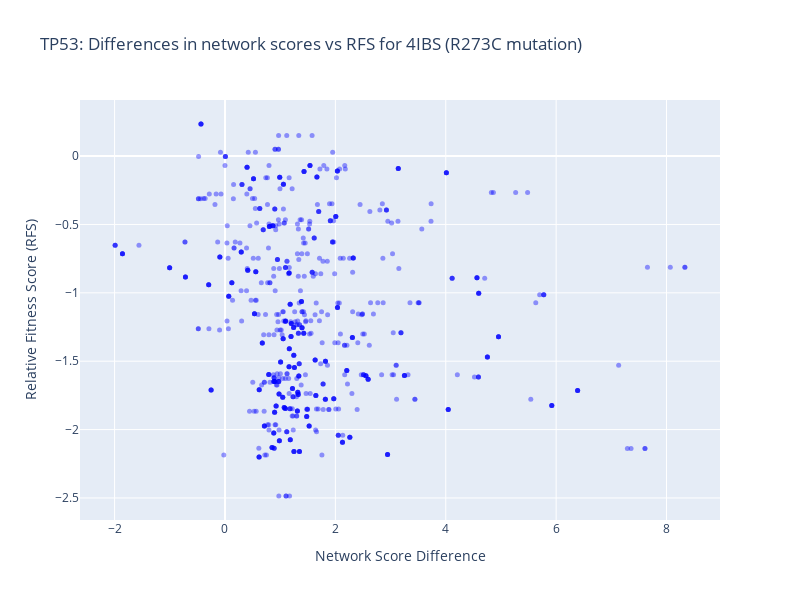

The notebook cell this image was saved under:
### Code cell
# plot network score difference vs functional score using plotly\

tmp = result_4IBS.merge(all_mut_df, left_on=['uniprot_num'], right_on=['res_num'], how='inner')
tmp = tmp[tmp['gene']==gene].reset_index(drop=True)
corr, p_value = spearmanr(tmp['score_diff_4IBS_2OCJ'], tmp['mutagenesis_functional_score'])
print(f"Correlation between network score difference and functional score for {gene}: {corr} (p-value: {p_value})")
# plot network score vs functional score using plotly
# Create scatter plot
fig = go.Figure()
# figure size
fig.update_layout(
    autosize=False,
    width=800,
    height=600,
)
# color by 
fig.add_trace(go.Scatter
                (x=tmp['score_diff_4IBS_2OCJ'], y=tmp['mutagenesis_functional_score'],
                            mode='markers', marker=dict(color='blue'),
                            name=f'Network Score Difference vs. {scores[gene]} per residue', text=tmp['res_num']))

# Update layout
fig.update_layout(xaxis_title='Network Score Difference', yaxis_title=scores[gene],
                title=f'TP53: Differences in network scores vs RFS for 4IBS (R273C mutation)',)
# make opacity 0.4
fig.update_traces(marker=dict(size=5, opacity=0.4))

fig.show()

### Figure 1 — Plotly figure (JSON) as saved in the notebook; plotly's stock layout.template omitted (floating-point values rounded to 4 significant figures; data arrays with more than 128 entries replaced by an {"elided": "..."} marker saying what was removed)
{"data": [{"marker": {"color": "blue", "opacity": 0.4, "size": 5}, "mode": "markers", "name": "Network Score Difference vs. Relative Fitness Score (RFS) per residue", "text": {"elided": "752 int values"}, "type": "scatter", "x": {"elided": "752 float values"}, "y": {"elided": "752 float values"}}], "layout": {"autosize": false, "height": 600, "title": {"text": "TP53: Differences in network scores vs RFS for 4IBS (R273C mutation)"}, "width": 800, "xaxis": {"title": {"text": "Network Score Difference"}}, "yaxis": {"title": {"text": "Relative Fitness Score (RFS)"}}}}
